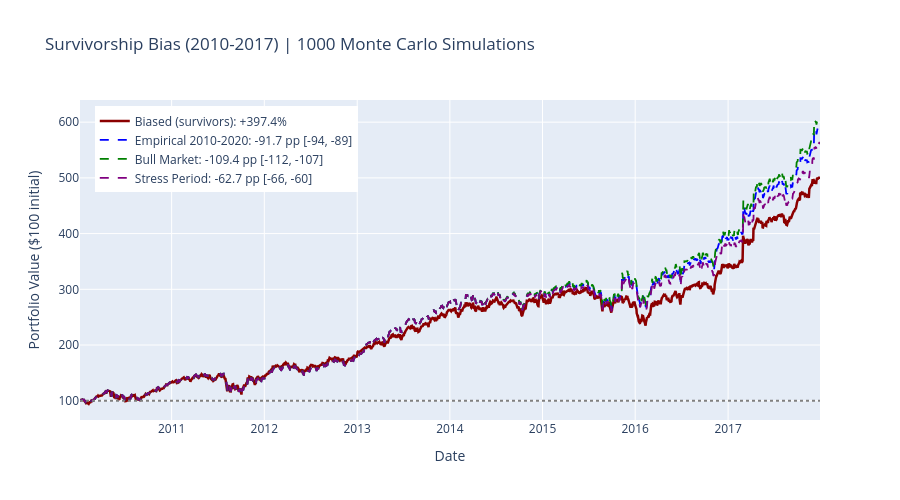

This figure's notebook cell:
### Markdown cell above
## 6. Visualize the Bias (Interactive)

### Code cell
fig = go.Figure()
fig.add_trace(
    go.Scatter(
        x=biased_portfolio["timestamp"].to_list(),
        y=biased_portfolio["portfolio_value"].to_list(),
        mode="lines",
        name=f"Biased (survivors): {biased_return:+.1f}%",
        line=dict(color="darkred", width=2.5),
    )
)

colors = {"Empirical 2010-2020": "blue", "Bull Market": "green", "Stress Period": "purple"}
for scenario_name, results in scenario_results.items():
    portfolio = results["portfolio"]
    median_bias = results["bias_median"]
    p10, p90 = results["bias_p10"], results["bias_p90"]
    fig.add_trace(
        go.Scatter(
            x=portfolio["timestamp"].to_list(),
            y=portfolio["portfolio_value"].to_list(),
            mode="lines",
            name=f"{scenario_name}: {median_bias:+.1f} pp [{p10:+.0f}, {p90:+.0f}]",
            line=dict(color=colors[scenario_name], width=1.8, dash="dash"),
        )
    )

fig.add_hline(y=100, line_dash="dot", line_color="gray")
fig.update_layout(
    title=f"Survivorship Bias ({START_DATE.year}-{END_DATE.year}) | {N_SIMS} Monte Carlo Simulations",
    xaxis_title="Date",
    yaxis_title="Portfolio Value ($100 initial)",
    legend=dict(x=0.02, y=0.98),
    height=500,
)
fig.show()

### Figure 1 — Plotly figure (JSON) as saved in the notebook; plotly's stock layout.template omitted (floating-point values rounded to 4 significant figures; data arrays with more than 128 entries replaced by an {"elided": "..."} marker saying what was removed)
{"data": [{"line": {"color": "darkred", "width": 2.5}, "mode": "lines", "name": "Biased (survivors): +397.4%", "type": "scatter", "x": {"elided": "2053 str values"}, "y": {"elided": "2053 float values"}}, {"line": {"color": "blue", "dash": "dash", "width": 1.8}, "mode": "lines", "name": "Empirical 2010-2020: -91.7 pp [-94, -89]", "type": "scatter", "x": {"elided": "2053 str values"}, "y": {"elided": "2053 float values"}}, {"line": {"color": "green", "dash": "dash", "width": 1.8}, "mode": "lines", "name": "Bull Market: -109.4 pp [-112, -107]", "type": "scatter", "x": {"elided": "2053 str values"}, "y": {"elided": "2053 float values"}}, {"line": {"color": "purple", "dash": "dash", "width": 1.8}, "mode": "lines", "name": "Stress Period: -62.7 pp [-66, -60]", "type": "scatter", "x": {"elided": "2053 str values"}, "y": {"elided": "2053 float values"}}], "layout": {"height": 500, "legend": {"x": 0.02, "y": 0.98}, "shapes": [{"line": {"color": "gray", "dash": "dot"}, "type": "line", "x0": 0, "x1": 1, "xref": "x domain", "y0": 100, "y1": 100, "yref": "y"}], "title": {"text": "Survivorship Bias (2010-2017) | 1000 Monte Carlo Simulations"}, "xaxis": {"title": {"text": "Date"}}, "yaxis": {"title": {"text": "Portfolio Value ($100 initial)"}}}}
